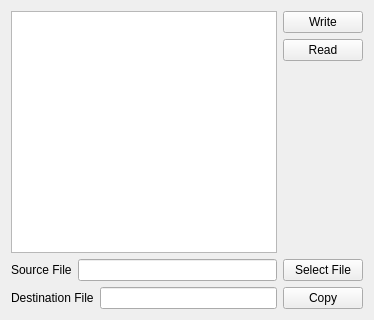
<?xml version="1.0" encoding="UTF-8"?>
<ui version="4.0">
 <class>Widget</class>
 <widget class="QWidget" name="Widget">
  <property name="geometry">
   <rect>
    <x>0</x>
    <y>0</y>
    <width>374</width>
    <height>320</height>
   </rect>
  </property>
  <property name="windowTitle">
   <string>Widget</string>
  </property>
  <layout class="QVBoxLayout" name="verticalLayout_2">
   <item>
    <layout class="QHBoxLayout" name="horizontalLayout">
     <item>
      <widget class="QTextEdit" name="textEdit"/>
     </item>
     <item>
      <layout class="QVBoxLayout" name="verticalLayout">
       <item>
        <widget class="QPushButton" name="writeButton">
         <property name="text">
          <string>Write</string>
         </property>
        </widget>
       </item>
       <item>
        <widget class="QPushButton" name="readButton">
         <property name="text">
          <string>Read</string>
         </property>
        </widget>
       </item>
       <item>
        <spacer name="verticalSpacer">
         <property name="orientation">
          <enum>Qt::Vertical</enum>
         </property>
         <property name="sizeHint" stdset="0">
          <size>
           <width>20</width>
           <height>40</height>
          </size>
         </property>
        </spacer>
       </item>
      </layout>
     </item>
    </layout>
   </item>
   <item>
    <layout class="QHBoxLayout" name="horizontalLayout_2">
     <item>
      <widget class="QLabel" name="label">
       <property name="text">
        <string>Source File</string>
       </property>
      </widget>
     </item>
     <item>
      <widget class="QLineEdit" name="sourceLineEdit"/>
     </item>
     <item>
      <widget class="QPushButton" name="selectFileButton">
       <property name="text">
        <string>Select File</string>
       </property>
      </widget>
     </item>
    </layout>
   </item>
   <item>
    <layout class="QHBoxLayout" name="horizontalLayout_3">
     <item>
      <widget class="QLabel" name="label_2">
       <property name="text">
        <string>Destination File</string>
       </property>
      </widget>
     </item>
     <item>
      <widget class="QLineEdit" name="destLineEdit"/>
     </item>
     <item>
      <widget class="QPushButton" name="copyButton">
       <property name="text">
        <string>Copy</string>
       </property>
      </widget>
     </item>
    </layout>
   </item>
  </layout>
 </widget>
 <resources/>
 <connections/>
</ui>
